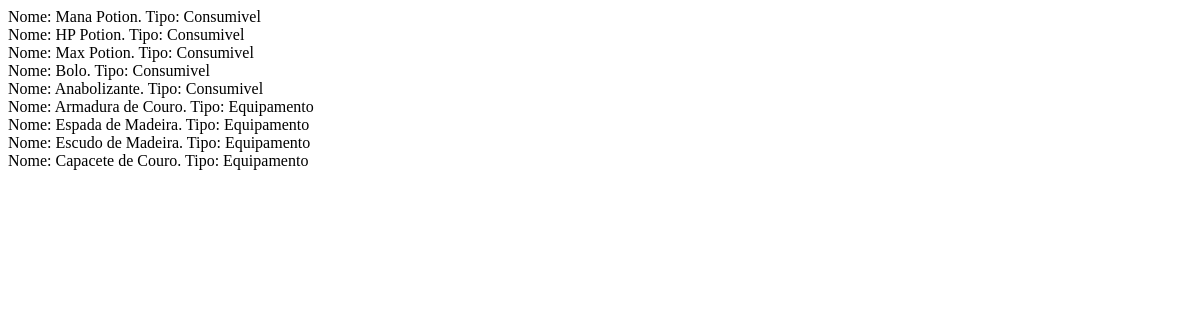
/listItem.php, run on an earlier commit of the app's database.
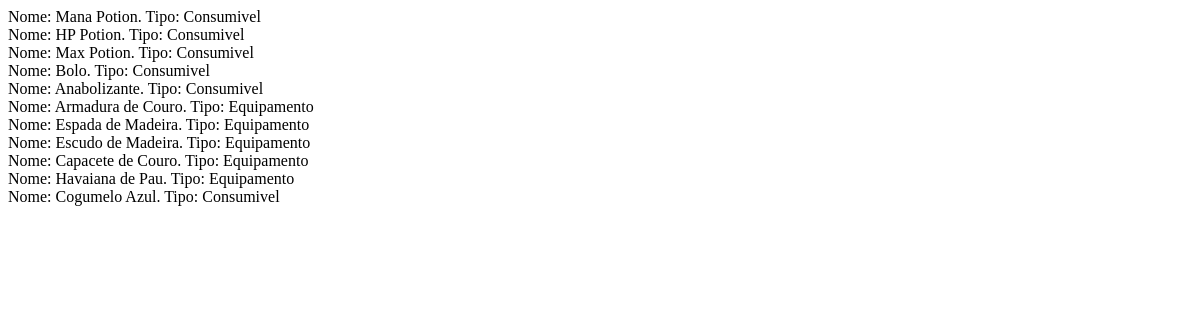
And on a later commit of the database.
### tables this page shows
CREATE TABLE `item` (
  `Item_Nome` varchar(50) NOT NULL,
  `Item_Tipo` varchar(50) DEFAULT NULL,
  PRIMARY KEY (`Item_Nome`)
);

### db/DB.class.php (called while the page is built, shortened)
<?php
abstract class DB{
    private static $dbtype   = "mysql";
    private static $host     = "localhost";
    private static $port     = "3306";
    private static $user     = "root";
    private static $password = "";
    private static $db       = "trampo";
    private function getDBType()  {return self::$dbtype;}
    private function getHost()    {return self::$host;}
    private function getPort()    {return self::$port;}
    private function getUser()    {return self::$user;}
    private function getPassword(){return self::$password;}
    private function getDB()      {return self::$db;}
    public $conexao = null;
    public function connect(){
        try
        {
            $this->conexao = new PDO($this->getDBType().":host=".$this->getHost().";port=".$this->getPort().";dbname=".$this->getDB(), $this->getUser(), $this->getPassword());
        }
        catch (PDOException $i)
        {
            die("Erro: <code>" . $i->getMessage() . "</code>");
        }
        return ($this->conexao);
    }
}
?>

### db/Item.class.php (called while the page is built, shortened)
<?php
  require_once "DB.class.php";
  require_once "models/ItemModel.class.php";
  class Item extends DB{
    public function getAll()
    {
      $sql = 'SELECT Item_Nome, Item_Tipo FROM Item';
      $query = $this->conexao->query($sql);
	    $result = $query->fetchAll(PDO::FETCH_ASSOC);
      $items = [];
      foreach($result as $inv){
        array_push($items, new ItemModel($inv["Item_Nome"], $inv["Item_Tipo"]));
      }
      return $items;
    }
  }
?>

### models/ItemModel.class.php (called while the page is built, shortened)
<?php
  class ItemModel {
    public function __construct($nome, $tipo){
      $this->Item_Nome = $nome;
      $this->Item_Tipo = $tipo;
    }
  }
?>

### listItem.php (the view, shortened to what this page needs)
<!DOCTYPE html>
<html>
  <head>
  </head>
  <body>
    <?php
      require_once "db/Item.class.php";
      $item = new Item();
      $its = $item->getAll();
      foreach($its as $it){
	     echo "Nome: {$it->Item_Nome}. Tipo: {$it->Item_Tipo}<br>";
      }
    ?>
  </body>
</html>

What changed in the data, as far as the page shows it:
added item: Item_Nome "Havaiana de Pau", Item_Tipo "Equipamento"
added item: Item_Nome "Cogumelo Azul", Item_Tipo "Consumivel"
